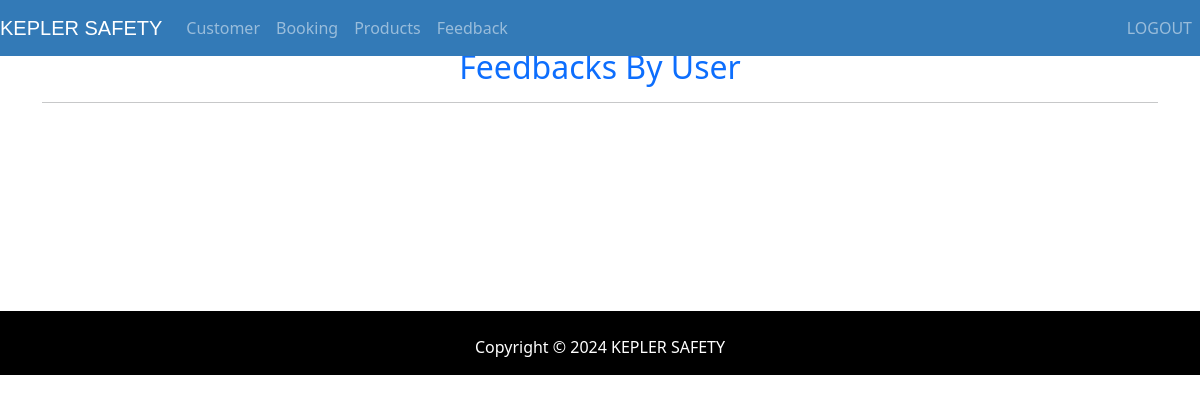
/view-feedback (signed in), run on an earlier commit of the app's database.
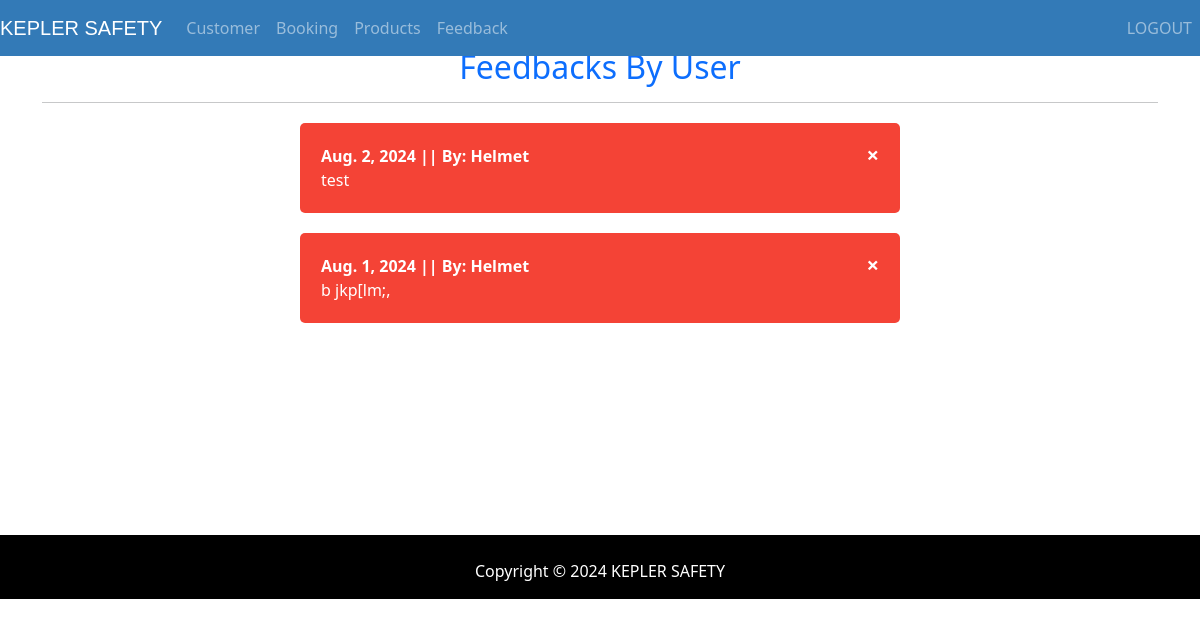
And on a later commit of the database.
### ecom/models.py (models this page shows, shortened)
class Feedback(models.Model):
    name=models.CharField(max_length=40)
    feedback=models.CharField(max_length=500)
    date= models.DateField(auto_now_add=True,null=True)

### ecom/views.py (the view)
# urls.py: path('view-feedback', views.view_feedback_view,name='view-feedback'),
@login_required(login_url='adminlogin')
def view_feedback_view(request):
    feedbacks=models.Feedback.objects.all().order_by('-id')
    return render(request,'ecom/view_feedback.html',{'feedbacks':feedbacks})

### templates/ecom/view_feedback.html (shortened to what this page needs)
{% extends 'ecom/admin_base.html' %}
{% load static %}
{% block content %}
<head>
  <link href="https://cdn.jsdelivr.net/npm/bootstrap@5.3.0/dist/css/bootstrap.min.css" rel="stylesheet">
</head>
<body>
  <div class="container mt-5">
    <h2 class="text-center text-primary">Feedbacks By User</h2>
    <hr>
    {% for f in feedbacks %}
    <div class="alert">
      <span class="closebtn" onclick="this.parentElement.style.display='none';">&times;</span>
      <strong>{{ f.date }} || By: {{ f.name }}</strong><br> {{ f.feedback }}
    </div>
    {% endfor %}
  </div>
</body>
{% endblock content %}

What changed in the data, as far as the page shows it:
added Feedback: date "Aug. 2, 2024", name "Helmet", feedback "test"
added Feedback: date "Aug. 1, 2024", name "Helmet", feedback "b jkp[lm;,"
